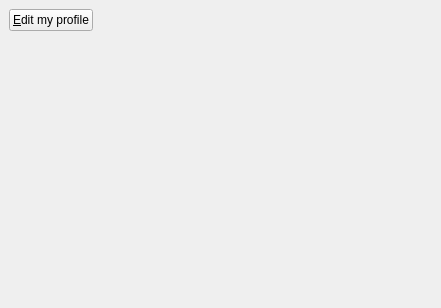
<ui version="4.0" >
 <class>AccountSettings</class>
 <widget class="QWidget" name="AccountSettings" >
  <property name="geometry" >
   <rect>
    <x>0</x>
    <y>0</y>
    <width>441</width>
    <height>308</height>
   </rect>
  </property>
  <layout class="QVBoxLayout" >
   <property name="margin" >
    <number>9</number>
   </property>
   <property name="spacing" >
    <number>6</number>
   </property>
   <item>
    <layout class="QHBoxLayout" >
     <property name="margin" >
      <number>0</number>
     </property>
     <property name="spacing" >
      <number>6</number>
     </property>
     <item>
      <widget class="QPushButton" name="editProfileButton" >
       <property name="text" >
        <string>&amp;Edit my profile</string>
       </property>
      </widget>
     </item>
     <item>
      <spacer>
       <property name="orientation" >
        <enum>Qt::Horizontal</enum>
       </property>
       <property name="sizeHint" >
        <size>
         <width>40</width>
         <height>20</height>
        </size>
       </property>
      </spacer>
     </item>
    </layout>
   </item>
   <item>
    <widget class="QFrame" name="imAccountFrame" />
   </item>
  </layout>
 </widget>
 <resources/>
 <connections/>
</ui>
